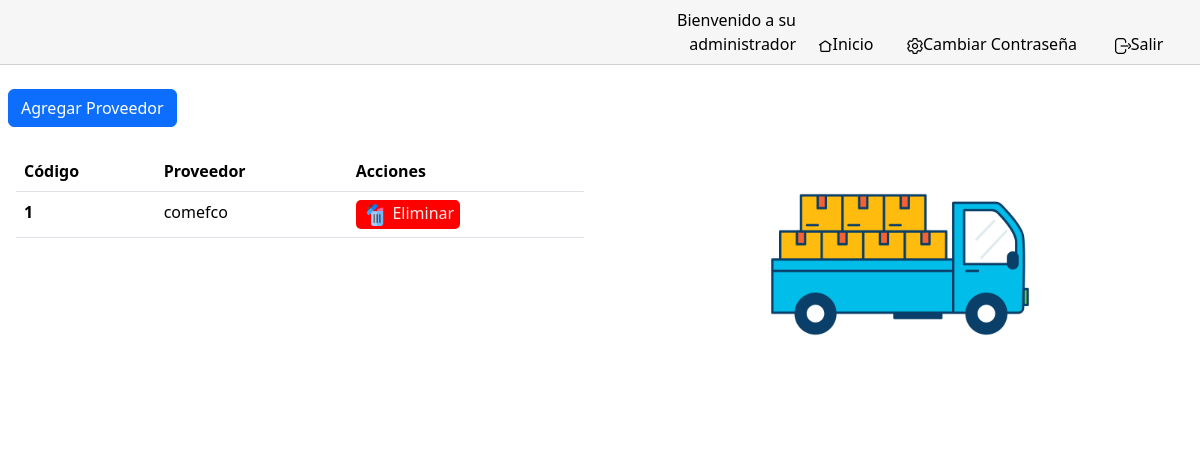
Page /proveedores on the earlier database version.
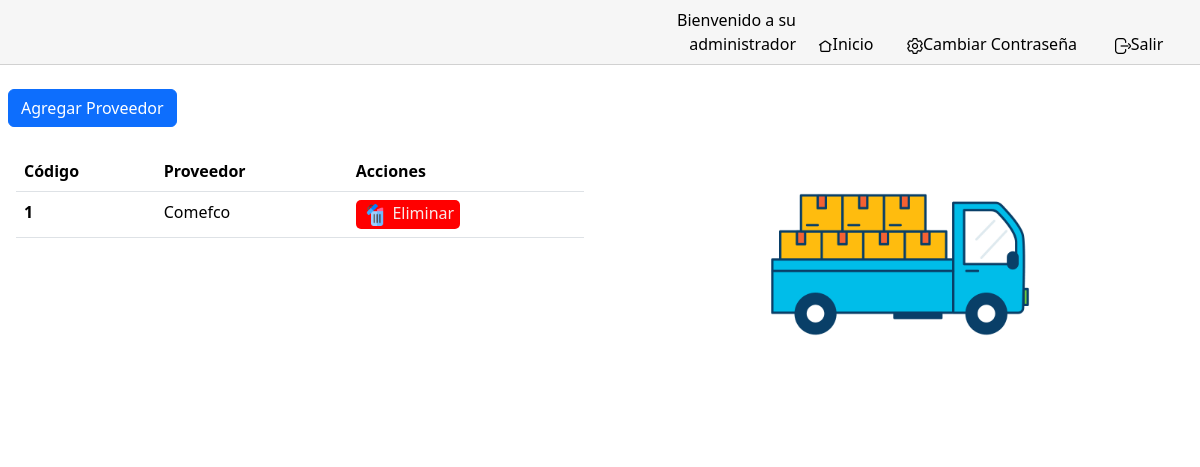
Same page on the later database version.
### managefarmacia/models.py (models this page shows, shortened)
class proveedor(models.Model):
    nombre = models.CharField(max_length=50)

### managefarmacia/views.py (the view, shortened to what this page needs)
# urls.py: path("proveedores", views.proveedor_views, name="proveedor"),
def proveedor_views(request):
    return render(request, 'proveedores.html',{
        'proveedores': proveedor.objects.all()
    })

### managefarmacia/templates/proveedores.html (shortened to what this page needs)
{% extends "layout.html" %}
{% load static %}
{% block body %}
<div class="contAdd col-12 d-flex">
  <div class="col-6">
    <button type="button" class="btn btn-primary" data-bs-toggle="modal" data-bs-target="#proveedorModal">
      Agregar Proveedor
    </button>
    <div id="scroll-container">
        <table class="table">
            <thead>
              <tr>
                <th scope="col">Código</th>
                <th scope="col">Proveedor</th>
                <th scope="col">Acciones</th>
              </tr>
            </thead>
            <tbody>
              {% for i in proveedores %}
              <tr>
                <th scope="row">{{ i.id }}</th>
                <td>{{i.nombre}}</td>
                <td>
                    <a href="{% url 'eliminarProveedor' i.id %}">
                      <button id="btneliminar">
                        <img id="icono_card" src="{% static 'resource/delete.png' %}" alt="">
                        Eliminar</button>
                    </a>
                </td>
              </tr>
              {% endfor %}
          </table>
    </div>
    </div>
    <div class="col-6" id="imgCard">
      <img src="{% static 'resource/proveedorIcono.png' %}" alt="">
    </div>
  </div>
{% endblock %}

Differences in the rows shown:
changed proveedor id 1: nombre "comefco" → "Comefco"
